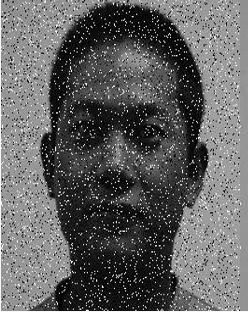
#> input picture midian/medium_filter.jpeg, 248 x 312 px
$ jupyter execute test.ipynb
#> lines starting #> are read from the running program, lines starting #| are printed output that depends on the picture
[cell 1]
import matplotlib.pyplot as plt
from IPython.display  import Audio
import soundfile as sf
import librosa as lib
import cv2
import numpy as np
import imutils as imu
import matplotlib.pyplot as plt
from IPython.display  import Audio
import numpy as np
import scipy.io.wavfile as wavfile
from scipy.signal import wiener
from skimage.restoration import denoise_tv_chambolle
from skimage.feature import local_binary_pattern

[cell 2]
image  =  cv2.imread("medium_filter.jpeg")
#> image is the input picture: shape (312, 248, 3); mean B, G, R 96.9, 96.9, 96.9

bluerrd  =  cv2.medianBlur(image, ksize = 7)
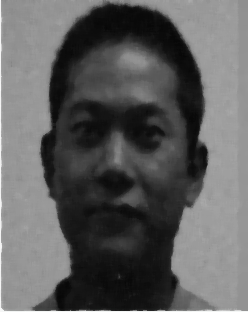
#> bluerrd: shape (312, 248, 3); mean B, G, R 93.6, 93.6, 93.6

plt.figure(figsize=(12,14))
#> (this line was passed over: IPython is not available in this run)
plt.subplot(1,2,1)
#> (this line was passed over: IPython is not available in this run)
plt.imshow(image)
#> (this line was passed over: IPython is not available in this run)
plt.subplot(1,2,2)
#> (this line was passed over: IPython is not available in this run)
plt.imshow(bluerrd)
#> (this line was passed over: IPython is not available in this run)
